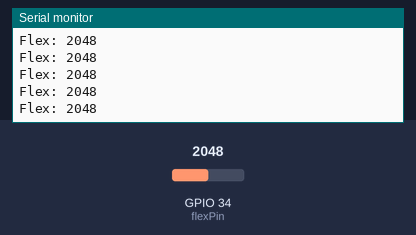
A sketch run on a simulated ESP32. Shown: the last lines printed to the serial monitor. The inputs (shaded band) are chosen by the test bench; at power-on: GPIO 34 (flexPin) = 2048.

Above: at 1.2 s.
1.3 s: GPIO 34 (flexPin) set to 2866
At 1.9 s:
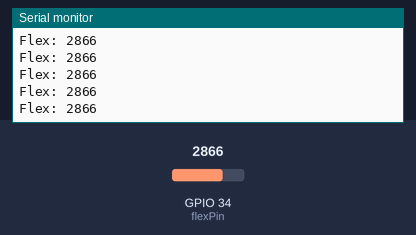
2.8 s: GPIO 34 (flexPin) set to 3603
At 3.5 s:
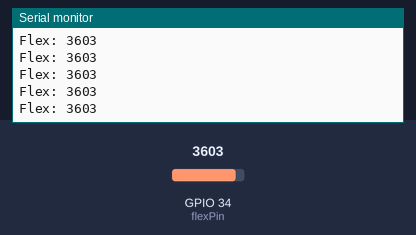
Timing chart, 0 to 5.8 s (numbered marks = the images above; inputs shaded):
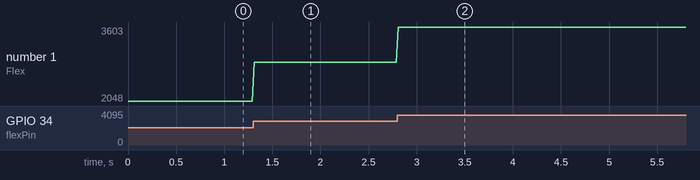

Measured:
- after the input at 1.3 s, the serial monitor: prints a new line at once (image 1)
- after the input at 2.8 s, the serial monitor: prints a new line at once (image 2)
- plotted number 1: 2048 → 2866 after the input at 1.3 s, 2866 → 3603 after the input at 2.8 s

The sketch:

flex-sensor-test.ino
```cpp
const int flexPin = 34;

void setup() {
    Serial.begin(115200);
}

void loop() {
    int flexValue = analogRead(flexPin);
    Serial.print("Flex: ");
    Serial.println(flexValue);
    delay(20);
}
```
